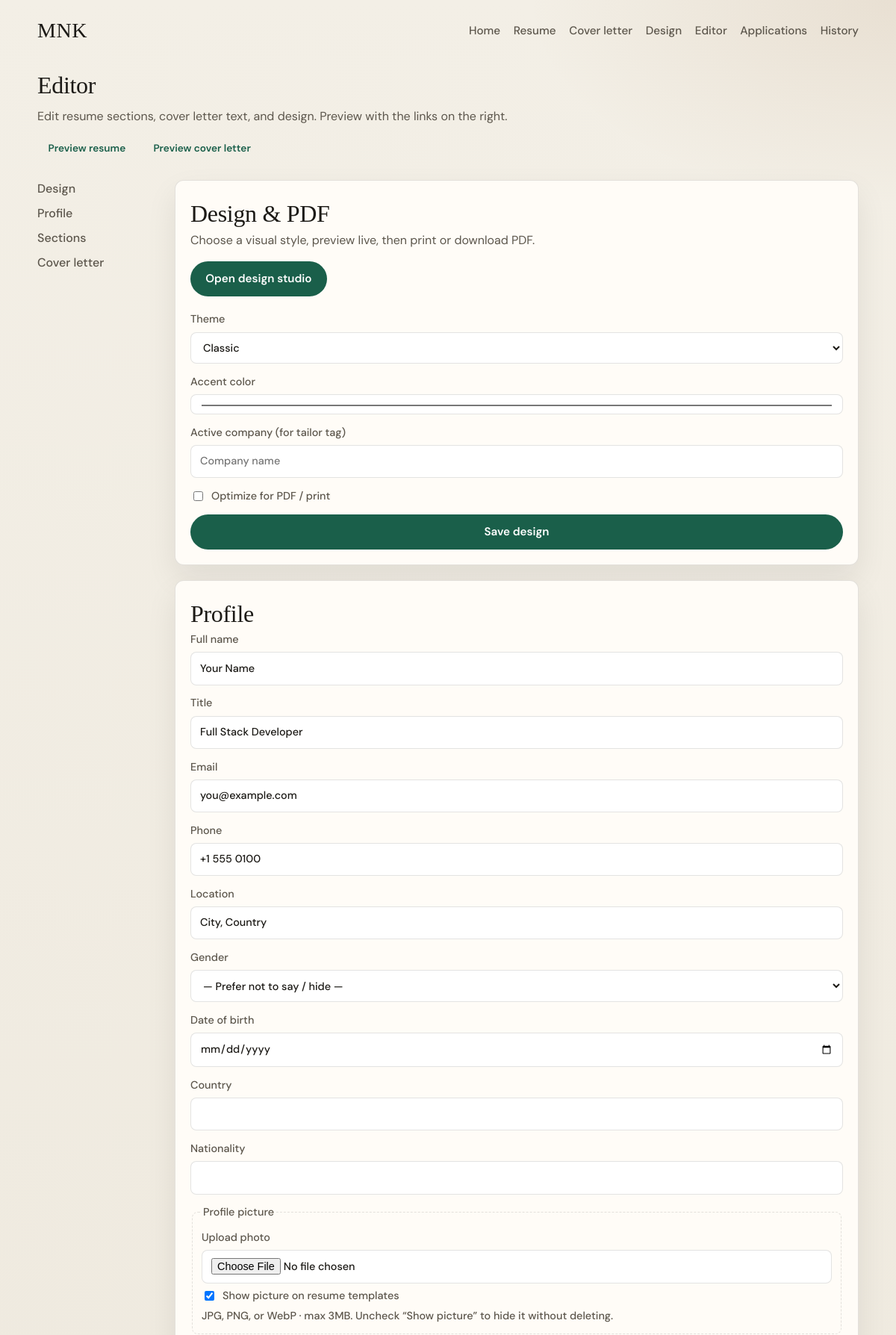
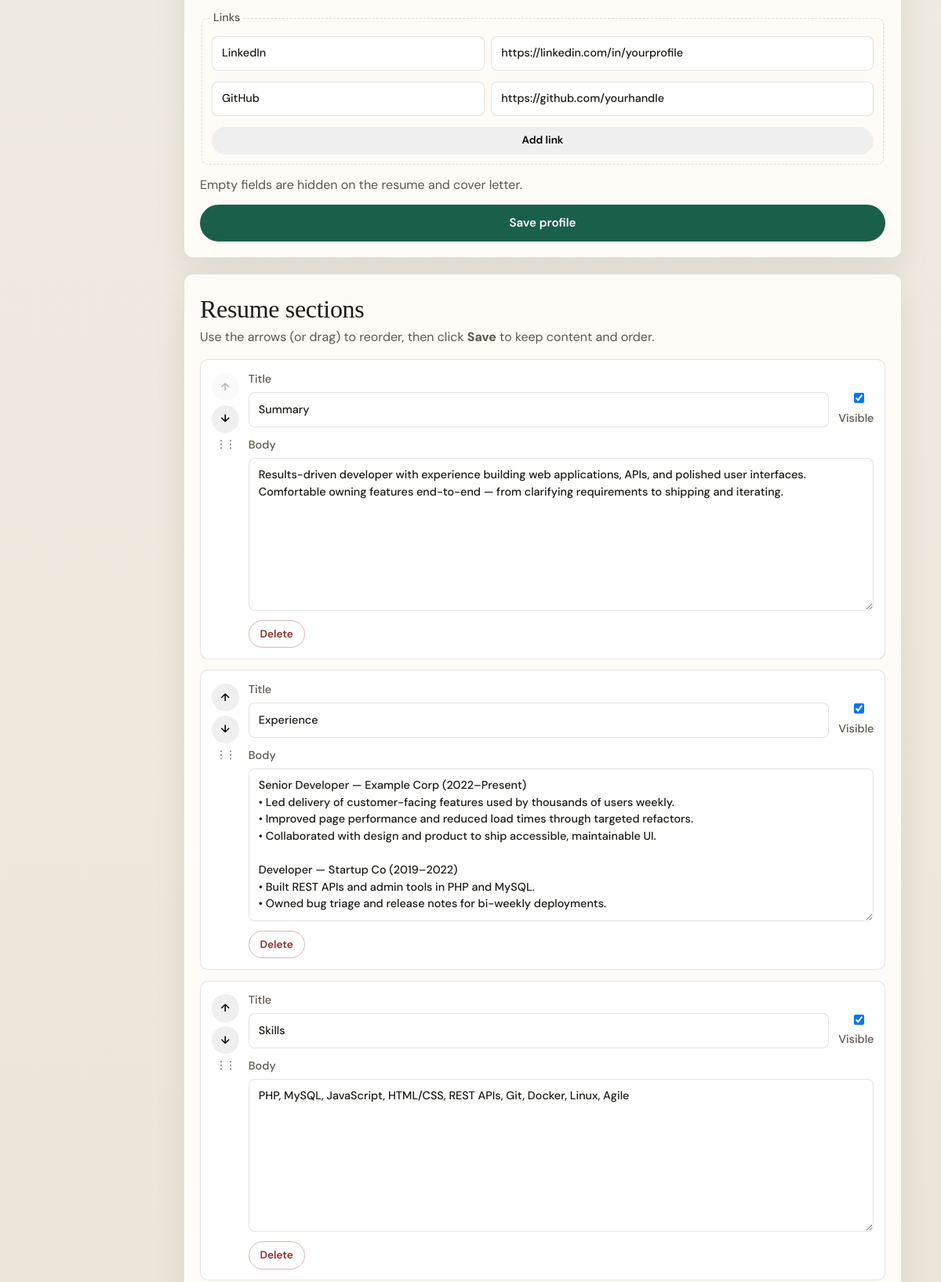
The app's page /editor.php (upper part) with its own data (2 pictures, top to bottom).
### tables this page shows
CREATE TABLE settings (
  `key` VARCHAR(64) NOT NULL PRIMARY KEY,
  `value` TEXT NOT NULL
);

CREATE TABLE resume_profile (
  id INT UNSIGNED NOT NULL AUTO_INCREMENT PRIMARY KEY,
  full_name VARCHAR(160) NOT NULL,
  title VARCHAR(200) NOT NULL DEFAULT '',
  email VARCHAR(160) NOT NULL DEFAULT '',
  phone VARCHAR(80) NOT NULL DEFAULT '',
  location VARCHAR(160) NOT NULL DEFAULT '',
  gender VARCHAR(40) NOT NULL DEFAULT '',
  date_of_birth DATE NULL,
  country VARCHAR(120) NOT NULL DEFAULT '',
  nationality VARCHAR(120) NOT NULL DEFAULT '',
  photo_path VARCHAR(255) NOT NULL DEFAULT '',
  show_photo TINYINT(1) NOT NULL DEFAULT 1,
  links JSON NULL,
  updated_at TIMESTAMP NOT NULL DEFAULT CURRENT_TIMESTAMP ON UPDATE CURRENT_TIMESTAMP
);

CREATE TABLE resume_sections (
  id INT UNSIGNED NOT NULL AUTO_INCREMENT PRIMARY KEY,
  section_key VARCHAR(64) NOT NULL,
  title VARCHAR(160) NOT NULL,
  body MEDIUMTEXT NOT NULL,
  sort_order INT NOT NULL DEFAULT 0,
  visible TINYINT(1) NOT NULL DEFAULT 1,
  UNIQUE KEY uq_section_key (section_key)
);

### src/App.php (called while the page is built, shortened)
<?php
final class App
{
    public static function setting(string $key, ?string $default = null): ?string
    {
        $stmt = Db::pdo()->prepare('SELECT `value` FROM settings WHERE `key` = ? LIMIT 1');
        $stmt->execute([$key]);
        $row = $stmt->fetch();
        return (string) $row['value'];
    }
    public static function profile(): array
    {
        $row = Db::pdo()->query('SELECT * FROM resume_profile ORDER BY id ASC LIMIT 1')->fetch();
        $links = $row['links'];
        if (is_string($links)) {
            $decoded = json_decode($links, true);
            $row['links'] = is_array($decoded) ? $decoded : [];
        } elseif (!is_array($links)) {
            $row['links'] = [];
        }
        $row['show_photo'] = (int) ($row['show_photo'] ?? 1);
        $row['photo_path'] = (string) ($row['photo_path'] ?? '');
        return $row;
    }
    public static function sections(bool $visibleOnly = false): array
    {
        $sql = 'SELECT * FROM resume_sections';
        $sql .= ' ORDER BY sort_order ASC, id ASC';
        return Db::pdo()->query($sql)->fetchAll();
    }
    public static function e(?string $value): string
    {
        return htmlspecialchars((string) $value, ENT_QUOTES | ENT_SUBSTITUTE, 'UTF-8');
    }
    public static function themes(): array
    {
        return [
            'classic' => [
                'label' => 'Classic',
                'blurb' => 'Serif name, accent underline — clean and traditional.',
            ],
            'modern' => [
                'label' => 'Modern',
                'blurb' => 'Bold left accent bar and open spacing.',
            ],
            'compact' => [
                'label' => 'Compact',
                'blurb' => 'Tighter type for one-page applications.',
            ],
            'sidebar' => [
                'label' => 'Sidebar',
                'blurb' => 'Colored side column for contact and name.',
            ],
            'executive' => [
                'label' => 'Executive',
                'blurb' => 'Centered header with strong horizontal rules.',
            ],
            'company' => [
                'label' => 'Company tint',
                'blurb' => 'Soft brand wash using your accent color.',
            ],
            'banner' => [
                'label' => 'Banner',
                'blurb' => 'Full-width accent header band with white name.',
            ],
            'split' => [
                'label' => 'Split',
                'blurb' => 'Two-tone header with name left and contacts right.',
            ],
            'minimal' => [
                'label' => 'Minimal',
                'blurb' => 'Quiet typography, almost no decoration.',
            ],
            'slate' => [
                'label' => 'Slate',
                'blurb' => 'Dark slate header strip for strong contrast.',
            ],
            'serif' => [
                'label' => 'Editorial',
                'blurb' => 'Large serif headlines with editorial section titles.',
            ],
            'cards' => [
                'label' => 'Cards',
                'blurb' => 'Each section sits in a soft bordered card.',
            ],
        ];
    }
    public static function themeKeys(): array
    {
        return array_keys(self::themes());
    }
    public static function resolveTheme(?string $theme): string
    {
        $theme = $theme ?: (self::setting('theme', 'classic') ?: 'classic');
        return in_array($theme, self::themeKeys(), true) ? $theme : 'classic';
    }
    public static function resolveAccent(?string $accent): string
    {
        $accent = $accent ?: (self::setting('accent_color', '#1a5f4a') ?: '#1a5f4a');
        return preg_match('/^#[0-9A-Fa-f]{6}$/', $accent) ? $accent : '#1a5f4a';
    }
}

### src/Db.php (called while the page is built, shortened)
<?php
final class Db
{
    private static ?PDO $pdo = null;
    public static function pdo(): PDO
    {
        if (self::$pdo instanceof PDO) {
            return self::$pdo;
        }
        $url = getenv('DATABASE_URL') ?: '';
        $parts = parse_url($url);
        $dbName = ltrim($parts['path'], '/');
        $host = $parts['host'];
        $port = $parts['port'] ?? 3306;
        $user = $parts['user'] ?? 'db';
        $pass = $parts['pass'] ?? 'db';
        $dsn = sprintf('mysql:host=%s;port=%d;dbname=%s;charset=utf8mb4', $host, $port, $dbName);
        self::$pdo = new PDO($dsn, $user, $pass, [
            PDO::ATTR_ERRMODE => PDO::ERRMODE_EXCEPTION,
            PDO::ATTR_DEFAULT_FETCH_MODE => PDO::FETCH_ASSOC,
            PDO::ATTR_EMULATE_PREPARES => false,
        ]);
        return self::$pdo;
    }
}

### public/editor.php (the view, shortened to what this page needs)
<?php
require_once dirname(__DIR__) . '/src/layout.php';
$profile = App::profile();
$sections = App::sections(false);
$theme = App::setting('theme', 'classic') ?: 'classic';
$accent = App::setting('accent_color', '#1a5f4a') ?: '#1a5f4a';
$pdfMode = (App::setting('pdf_mode', '0') ?: '0') === '1';
$activeCompany = App::setting('active_company', '') ?: '';
$links = $profile['links'];
layout_header('Editor');
?>
<main class="editor">
  <header class="page-head">
    <h1>Editor</h1>
    <p>Edit resume sections, cover letter text, and design. Preview with the links on the right.</p>
    <div class="preview-links">
      <a class="btn btn-small" href="/resume.php" target="_blank" rel="noopener">Preview resume</a>
      <a class="btn btn-small" href="/cover-letter.php" target="_blank" rel="noopener">Preview cover letter</a>
    </div>
  </header>
  <div class="editor-grid">
    <aside class="editor-nav">
      <a href="#design">Design</a>
      <a href="#profile">Profile</a>
      <a href="#sections">Sections</a>
      <a href="#cover">Cover letter</a>
    </aside>
    <div class="editor-main">
      <section class="editor-block" id="design">
        <h2>Design &amp; PDF</h2>
        <p class="empty" style="margin-top:0">Choose a visual style, preview live, then print or download PDF.</p>
        <p><a class="btn btn-primary" href="/design.php">Open design studio</a></p>
        <form method="post" class="form" style="margin-top:1.25rem">
          <label>
            Theme
            <select name="theme">
              <?php foreach (App::themes() as $key => $meta): ?>
                <option value="<?= App::e($key) ?>"<?= $theme === $key ? ' selected' : '' ?>><?= App::e($meta['label']) ?></option>
              <?php endforeach; ?>
            </select>
          </label>
          <label>
            Accent color
            <input type="color" name="accent_color" value="<?= App::e($accent) ?>">
          </label>
          <label>
            Active company (for tailor tag)
            <input type="text" name="active_company" value="<?= App::e($activeCompany) ?>" placeholder="Company name">
          </label>
          <label class="check">
            <input type="checkbox" name="pdf_mode" value="1"<?= $pdfMode ? ' checked' : '' ?>>
            Optimize for PDF / print
          </label>
          <button type="submit" class="btn btn-primary">Save design</button>
        </form>
      </section>
      <section class="editor-block" id="profile">
        <h2>Profile</h2>
        <form method="post" class="form" enctype="multipart/form-data">
          <label>Full name <input type="text" name="full_name" required value="<?= App::e($profile['full_name']) ?>"></label>
          <label>Title <input type="text" name="title" value="<?= App::e($profile['title']) ?>"></label>
          <label>Email <input type="email" name="email" value="<?= App::e($profile['email']) ?>"></label>
          <label>Phone <input type="text" name="phone" value="<?= App::e($profile['phone']) ?>"></label>
          <label>Location <input type="text" name="location" value="<?= App::e($profile['location']) ?>"></label>
          <label>Gender
            <select name="gender">
              <?php
              $gender = (string) ($profile['gender'] ?? '');
              $genders = ['' => '— Prefer not to say / hide —', 'Male' => 'Male', 'Female' => 'Female', 'Non-binary' => 'Non-binary', 'Other' => 'Other'];
              foreach ($genders as $val => $label):
              ?>
                <option value="<?= App::e($val) ?>"<?= $gender === $val ? ' selected' : '' ?>><?= App::e($label) ?></option>
              <?php endforeach; ?>
            </select>
          </label>
          <label>Date of birth <input type="date" name="date_of_birth" value="<?= App::e((string) ($profile['date_of_birth'] ?? '')) ?>"></label>
          <label>Country <input type="text" name="country" value="<?= App::e((string) ($profile['country'] ?? '')) ?>"></label>
          <label>Nationality <input type="text" name="nationality" value="<?= App::e((string) ($profile['nationality'] ?? '')) ?>"></label>
          <fieldset class="photo-fieldset">
            <legend>Profile picture</legend>
            <label>Upload photo
              <input type="file" name="photo" accept="image/jpeg,image/png,image/webp">
            </label>
            <label class="check">
              <input type="checkbox" name="show_photo" value="1"<?= (int) ($profile['show_photo'] ?? 1) === 1 ? ' checked' : '' ?>>
              Show picture on resume templates
            </label>
            <p class="empty" style="margin:0">JPG, PNG, or WebP · max 3MB. Uncheck “Show picture” to hide it without deleting.</p>
          </fieldset>
          <fieldset class="links-fieldset">
            <legend>Links</legend>
            <?php foreach ($links as $link): ?>
              <div class="link-row">
                <input type="text" name="link_label[]" placeholder="Label" value="<?= App::e($link['label'] ?? '') ?>">
                <input type="url" name="link_url[]" placeholder="https://" value="<?= App::e($link['url'] ?? '') ?>">
              </div>
            <?php endforeach; ?>
            <button type="button" class="btn btn-small" data-add-link>Add link</button>
          </fieldset>
          <p class="empty" style="margin:0">Empty fields are hidden on the resume and cover letter.</p>
          <button type="submit" class="btn btn-primary">Save profile</button>
        </form>
      </section>
      <section class="editor-block" id="sections">
        <h2>Resume sections</h2>
        <p class="empty" style="margin-top:0">Use the arrows (or drag) to reorder, then click <strong>Save</strong> to keep content and order.</p>
        <form method="post" class="section-order-form" data-section-sorter>
          <div class="section-sort-list" data-sort-list>
            <?php foreach ($sections as $section): ?>
              <?php $sid = (int) $section['id']; ?>
              <div class="section-sort-item" data-sort-item draggable="true" id="section-<?= $sid ?>">
                <div class="section-sort-controls">
                  <button type="button" class="btn btn-small sort-btn" data-move-up title="Move up" aria-label="Move up">↑</button>
                  <button type="button" class="btn btn-small sort-btn" data-move-down title="Move down" aria-label="Move down">↓</button>
                  <span class="drag-hint" title="Drag to reorder" aria-hidden="true">⋮⋮</span>
                </div>
                <div class="section-sort-body">
                  <div class="section-form-head">
                    <label class="grow">Title
                      <input type="text" name="title[<?= $sid ?>]" value="<?= App::e($section['title']) ?>">
                    </label>
                    <label class="check">
                      <input type="checkbox" name="visible[<?= $sid ?>]" value="1"<?= (int) $section['visible'] === 1 ? ' checked' : '' ?>>
                      Visible
                    </label>
                  </div>
                  <label>Body
                    <textarea name="body[<?= $sid ?>]" rows="8"><?= App::e($section['body']) ?></textarea>
                  </label>
                  <div class="form-actions">
                    <button type="submit" form="section-delete-<?= $sid ?>" class="btn btn-small btn-danger" onclick="return confirm('Delete this section?');">Delete</button>
                  </div>
                </div>
              </div>
            <?php endforeach; ?>
          </div>
        </form>
      </section>
    </div>
  </div>
</main>

### records on screen
settings: theme "Classic"
settings: accent_color "#1a5f4a"
resume_profile: full_name "Your Name", title "Full Stack Developer", email "you@example.com", phone "+1 555 0100", location "City, Country", gender "— Prefer not to say / hide —", show_photo "☑"
resume_sections: title "Summary", visible "☑", id+body "Results-driven developer with experience building web applications, APIs, and polished user interfaces. Comfortable owning features end-to-end — from clarifying requirements to shipping and iterating."
resume_sections: title "Experience", visible "☑", id+body "Senior Developer — Example Corp (2022–Present) • Led delivery of customer-facing features used by thousands of users weekly. • Improved page performance and reduced load times through targeted refactors. • Collaborated with design and product to ship accessible, maintainable UI. Developer — Startup Co (2019–2022) • Built REST APIs and admin tools in PHP and MySQL. • Owned bug triage and release notes for bi-weekly deployments."
resume_sections: title "Skills", visible "☑", id+body "PHP, MySQL, JavaScript, HTML/CSS, REST APIs, Git, Docker, Linux, Agile"
